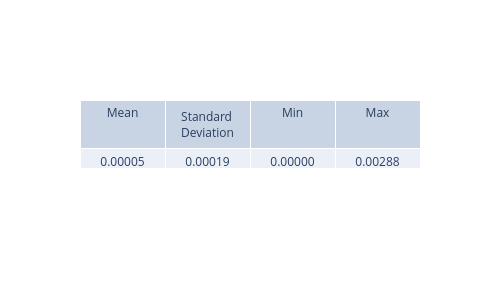

Write notebook code for a chart like this one.
### Code cell
plt.figure(figsize=(8, 6), dpi=200)
psi_sq_diff = np.abs(psi_sq - psi_sq_analytical)
view_metrics(psi_sq_diff)

plt.pcolormesh(x_values, t_values, psi_sq_diff.transpose(), shading="auto")
plt.colorbar(label='∆|psi(x,t)|^2')
plt.xlabel('x')
plt.ylabel('t')
plt.title('Absolute error of |psi|^2')
plt.show()

### Figure 1 — Plotly figure (JSON) as saved in the notebook; plotly's stock layout.template omitted (floating-point values rounded to 4 significant figures)
{"data": [{"cells": {"values": [["0.00005"], ["0.00019"], ["0.00000"], ["0.00288"]]}, "header": {"values": ["Mean", "Standard Deviation", "Min", "Max"]}, "type": "table"}], "layout": {"height": 300, "width": 500}}
